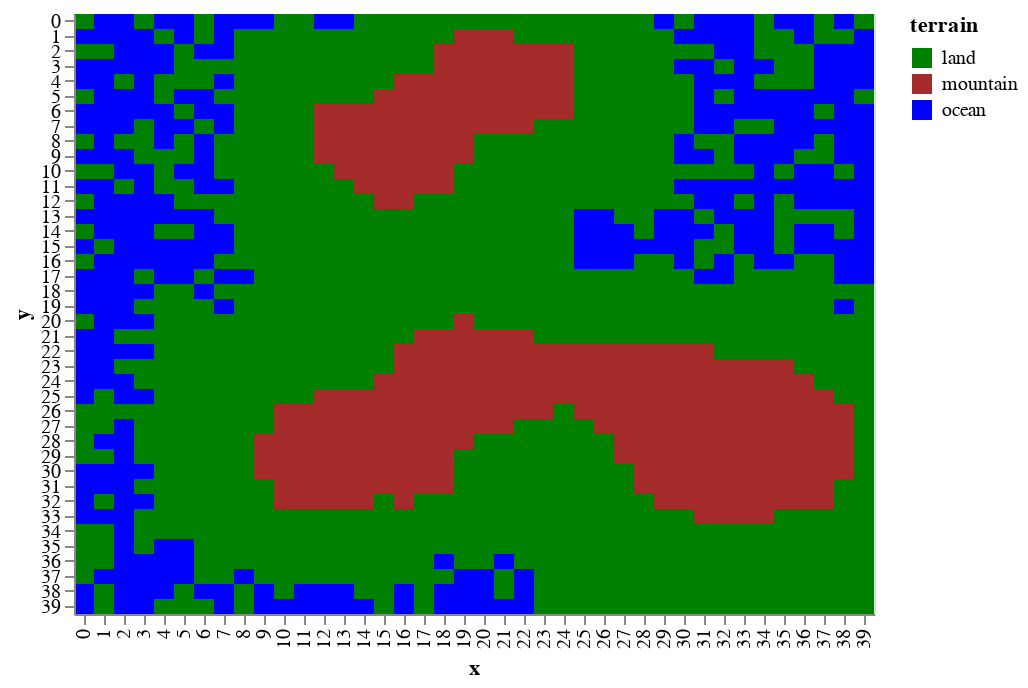

Notebook code cell kept with this figure:
### Markdown cell above
If the oceans were to come in at `heignt == 0` then you can assume that lower terrain is _under water_

### Code cell
draw.drawTerrainTypes(world.grid_elevation,world.landscape)

### Figure 1 — Vega-Lite specification as saved in the notebook (floating-point values rounded to 4 significant figures; data arrays with more than 128 entries replaced by an {"elided": "..."} marker saying what was removed)
{"$schema": "https://vega.github.io/schema/vega-lite/v2.6.0.json", "config": {"view": {"height": 300, "width": 400}}, "data": {"name": "data-549d7fd7b619326c6308a0c83a08a2eb"}, "datasets": {"data-549d7fd7b619326c6308a0c83a08a2eb": {"elided": "1600 records"}}, "encoding": {"color": {"field": "terrain", "scale": {"domain": ["land", "mountain", "ocean"], "range": ["green", "brown", "blue"]}, "type": "nominal"}, "x": {"field": "x", "type": "ordinal"}, "y": {"field": "y", "type": "ordinal"}}, "mark": "rect"}
